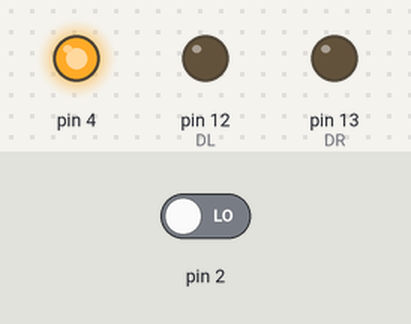
The sketch below on a simulated Arduino Uno, built with avr-gcc and run on an emulated ATmega328P. Parts: output pins drawn as LEDs (lit = HIGH). The test bench sets the inputs (shaded band); at power-on: pin 2 LOW. What the sketch prints to the serial monitor is not drawn.

Above: at 0.1 s.
At 1.4 s:
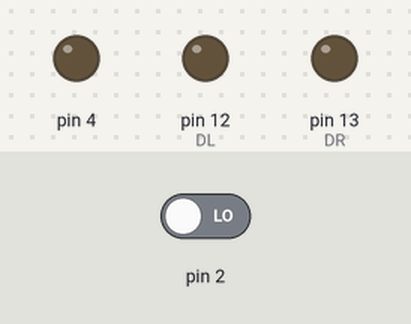
Timing chart, 0 to 2.9 s (numbered marks = the images above):
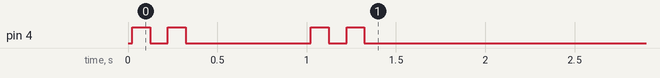

The sketch:

star_kat_v-3_1.ino
```cpp
#define SR     11
#define DR     13
#define SL     10
#define DL     12

int e1 = 0;
int e2 = 0;
int k  = 0;
int e  = 0;

byte mas[9] = {0, 0, 0, 0, 0, 0, 0, 0, 0};  // штрих-код (первые цифрры координата в двоич сс, последние две цифрры координата в дес сс)
int i = 0;
int a = 0;
int c = 0;
byte b = 0;  // откуда виртуально приехал робот
byte x = 1;  // x вирт местоположение
byte y = 3;  // y вирт местоположение
int ml = 0;
int mr = 0;
int mv = 0;
/*
byte pr[9][7] {               // "пробки"
  // начало в 0;0 - y;x !!!
  {1, 1, 1, 1, 1, 1, 1},      // 1   - 0
  {1, 1, 1, 1, 1, 1, 1},      // 1^2 - 1
  {1, 1, 1, 1, 1, 1, 1},      // 2   - 2
  {1, 1, 1, 1, 1, 1, 1},      // 2^3 - 3
  {1, 1, 1, 1, 1, 1, 1},      // 3   - 4  -----
  {1, 1, 1, 1, 1, 1, 1},      // 3^4 - 5
  {1, 1, 1, 1, 1, 1, 1},      // 4   - 6
  {1, 1, 1, 1, 1, 1, 1},      // 4^5 - 7
  {1, 1, 1, 1, 1, 1, 1},      // 5   - 8
// |  |  |  |  |  |  |
// 0  1  2  3  4  5  6
};*/
byte pr[9][7] {               // "пробки"
  // начало в 0;0 - y;x !!!
  {1, 15, 1, 1, 1, 1, 1},      // 1   - 0
  {1, 1, 30, 1, 1, 1, 1},      // 1^2 - 1
  {1, 31, 1, 1, 20, 1, 1},      // 2   - 2
  {1, 1, 17, 41, 1, 1, 1},      // 2^3 - 3
  {20, 1, 1, 31, 1, 31, 1},      // 3   - 4  -----
  {1, 1, 1, 1, 1, 1, 1},      // 3^4 - 5
  {1, 20, 1, 1, 23, 1, 1},      // 4   - 6
  {1, 1, 19, 1, 1, 1, 1},      // 4^5 - 7
  {2, 1, 18, 24, 1, 32, 1},      // 5   - 8
// |  |  |  |  |  |  |
// 0  1  2  3  4  5  6
};
byte ms[50]   = {0, 0, 0, 0, 0, 0, 0, 0, 0, 0, 0, 0, 0, 0, 0, 0, 0, 0, 0, 0, 0, 0, 0, 0, 0, 0, 0, 0, 0, 0, 0, 0, 0, 0, 0, 0, 0, 0, 0, 0, 0, 0, 0, 0, 0, 0, 0, 0, 0, 0};
// "ключ" пути обратно
byte ms_2[50] = {0, 0, 0, 0, 0, 0, 0, 0, 0, 0, 0, 0, 0, 0, 0, 0, 0, 0, 0, 0, 0, 0, 0, 0, 0, 0, 0, 0, 0, 0, 0, 0, 0, 0, 0, 0, 0, 0, 0, 0, 0, 0, 0, 0, 0, 0, 0, 0, 0, 0};
// "ключ" пути туда

int i1 = 0;
int i2 = 0;

// mas[7] = x
// mas[8] = y

void setup()      {
  pinMode(DL, OUTPUT);
  pinMode(DR, OUTPUT);
  pinMode(4, OUTPUT);
  Serial.begin (112500);
  test2();
  //------------------------------------------------------------------------------
  while ((digitalRead(2)) == 1) { delay(10); }
  ZUM();
  //test();
  delay (600);
  /*
  linia();
  linia();
  linia();
  linia();
  L();
  L();
  linia();
  linia();
  */
  //linia();
  //test();
  //start();
  ZUM();
}

void loop()       {
  /*Serial.print (analogRead(A1));
  Serial.print ("---");
  Serial.println (analogRead(A2));
  delay(100);
  ekonder();
  digitalWrite(DL, HIGH );
  analogWrite(SL, 255);
  digitalWrite(DR, HIGH );
  analogWrite(SR, 255);
  */
}

void test()       {
  //linia();
  strich_cod();
  /*digitalWrite(DL, HIGH );
  analogWrite(SL, 65);
  digitalWrite(DR, HIGH );
  analogWrite(SP, 65);*/
  Serial.println (mas[0]);
  Serial.println (mas[1]);
  Serial.println (mas[2]);
  Serial.println (mas[3]);
  Serial.println (mas[4]);
  Serial.println (mas[5]);
  Serial.println (mas[6]);
  Serial.println ("---");
  Serial.println (mas[7]);
  Serial.println (mas[8]);
  Serial.println ("---");
  if ((mas[7]==6) && (mas[8]==1)) { ZUM(); }
}

void test2()      {
  Serial.println("TEST:");
  mas[7] = 6;  // x
  mas[8] = 1;  // y
  navigator();
  Serial.println("NAVIGATOR_COMPLETE");
  Serial.println("ms:");
  while ((i < 50) && (ms[i] > 0)) {
    Serial.print(ms[i]);
    i++;
  }
  i = 0;
  Serial.println("");
  Serial.println("ms_2:");
  while ((i < 50) && (ms_2[i] > 0)) {
    Serial.print(ms_2[i]);
    i++;
  }
  Serial.println("");
  Serial.println("TEST_COMPLETE");
}

void start()      {
  strich_cod();
  linia();
  navigator();
  a = 0;
  i = 0;
  while (a == 0) {
    if (ms_2[i] == 0) { a = 1;   }
    if (ms_2[i] == 1) { linia(); }
    if (ms_2[i] == 2) { L();     }
    if (ms_2[i] == 3) { R();     }
    i++;
  }
  i = 0;
  a = 0;
  L();
  L();
  ZUM();
  delay(1500);
  ZUM();
  while (a == 0) {
    if (ms[i] == 0) { a = 1;   }
    if (ms[i] == 1) { linia(); }
    if (ms[i] == 2) { L();     }
    if (ms[i] == 3) { R();     }
    i++;
  }
  i = 0;
  a = 0;
  linia();
  cod();
}

void navigator()  {
  //mas[7] = x;
  //mas[8] = y;
  x = mas[7] - 1;
  y = mas[8];
  while (i < 50) {
    if ((x == 0) && (y == 3)) {
      i = 55;  //  добрался
    }
    else {
      if (y == 3) { D_V();   }  // вперед
      if (y == 2) { D_R_1(); }  // вправо 1
      if (y == 1) { D_R_2(); }  // вправо 2
      if (y == 4) { D_L_1(); }  // влево 1
      if (y == 5) { D_L_2(); }  // влево 2
    }
    Serial.print("processed...");
    Serial.println(i);
  }
  Serial.println("ms_COMPLETE");
  Serial.println("ms2_OPERATING");
  //-----------------------------------------
  i = 49;
  a = 0;
  while (i  >=   0) {
    if (ms[i] == 1) { ms_2[a] = 1;  }
    if (ms[i] == 2) { ms_2[a] = 3;  }
    if (ms[i] == 3) { ms_2[a] = 2;  }
    if (ms[i] == 0) { } else { a++; }
    i--;
  }
  i = 0;
  a = 0;
  Serial.println("ms2_COMPLETE");
  Serial.println("navigator_COMPLETE");
}

void D_V()        {
  if (x == 1) {
    mv = pr[4][0];
  }
  else {
    mv = pr[4][x-1] + pr[4][x-2];
    if (mv > pr[4][x-1] + pr[3][x-1] + pr[2][x-2])              { mv = pr[4][x-1] + pr[3][x-1] + pr[2][x-2]; }
    if (mv > pr[4][x-1] + pr[3][x-1] + pr[1][x-1] + pr[0][x-2]) { mv = pr[4][x-1] + pr[3][x-1] + pr[1][x-1] + pr[0][x-2]; }
    if (mv > pr[4][x-1] + pr[5][x-1] + pr[6][x-2])              { mv = pr[4][x-1] + pr[5][x-1] + pr[6][x-2]; }
    if (mv > pr[4][x-1] + pr[5][x-1] + pr[7][x-1] + pr[8][x-2]) { mv = pr[4][x-1] + pr[5][x-1] + pr[7][x-1] + pr[8][x-2]; }
  }
  if (x == 1) {
    if ((pr[3][x] + pr[2][x-1] + pr[3][x-1]) <= (pr[3][x] + pr[1][x] + pr[0][x-1] + pr[1][x-1] + pr[3][x-1])) {
      mr = pr[3][x] + pr[2][x-1] + pr[3][x-1];
    }
    else {
      mr = pr[3][x] + pr[1][x] + pr[0][x-1] + pr[1][x-1] + pr[3][x-1];
    }
  }
  else {
    mr = (pr[3][x] + pr[2][x-1] + pr[3][x-1]);
    if (mr > (pr[3][x] + pr[2][x-1] + pr[2][x-2]))                         { mr = pr[3][x] + pr[2][x-1] + pr[2][x-2]; }
    if (mr > (pr[3][x] + pr[2][x-1] + pr[1][x-1] + pr[0][x-2]))            { mr = pr[3][x] + pr[2][x-1] + pr[1][x-1] + pr[0][x-2]; }
    if (mr > (pr[3][x] + pr[1][x] + pr[0][x-1] + pr[0][x-2]))              { mr = pr[3][x] + pr[1][x] + pr[0][x-1] + pr[0][x-2]; }
    if (mr > (pr[3][x] + pr[1][x] + pr[0][x-1] + pr[1][x-1] + pr[2][x-2])) { mr = pr[3][x] + pr[1][x] + pr[0][x-1] + pr[1][x-1] + pr[2][x-2]; }
  }
  if (x == 1) {
    if ((pr[5][x] + pr[6][x-1] + pr[5][x-1]) <= (pr[5][x] + pr[7][x] + pr[8][x-1] + pr[7][x-1] + pr[5][x-1])) {
      ml = pr[5][x] + pr[6][x-1] + pr[5][x-1];
    }
    else {
      ml = pr[5][x] + pr[7][x] + pr[8][x-1] + pr[7][x-1] + pr[5][x-1];
    }
  }
  else {
    ml = (pr[5][x] + pr[6][x-1] + pr[5][x-1]);
    if (ml > (pr[5][x] + pr[6][x-1] + pr[6][x-2]))                         { ml = pr[5][x] + pr[6][x-1] + pr[6][x-2]; }
    if (ml > (pr[5][x] + pr[6][x-1] + pr[7][x-1] + pr[8][x-2]))            { ml = pr[5][x] + pr[6][x-1] + pr[7][x-1] + pr[8][x-2]; }
    if (ml > (pr[5][x] + pr[7][x] + pr[8][x-1] + pr[8][x-2]))              { ml = pr[5][x] + pr[7][x] + pr[8][x-1] + pr[8][x-2]; }
    if (ml > (pr[5][x] + pr[7][x] + pr[8][x-1] + pr[7][x-1] + pr[6][x-2])) { ml = pr[5][x] + pr[7][x] + pr[8][x-1] + pr[7][x-1] + pr[6][x-2]; }
  }
  if ((!(b == 4)) && (mv <= ml) && (mv <= mr)) { v(); }
  else {
    if ((!(b == 3)) && (ml <= mr)) { l(); }
    else { r(); }
  }
}

void D_R_1()      {
  if (x == 0) {
    if (pr[3][0] <= (pr[2][0] + pr[3][1] + pr[4][0])) { l(); }
    else { n(); }
  }
  else {
    if (x == 1) {
      mv = pr[2][0] + pr[3][0];
      ml = pr[3][1] + pr[4][0];
      if (ml > (pr[3][1] + pr[5][1] + pr[6][0] + pr[5][0])) { ml = pr[3][1] + pr[5][1] + pr[6][0] + pr[5][0]; }
      mr = pr[1][1] + pr[0][0] + pr[1][0] + pr[3][0];
    }
    else {
      mv = pr[2][x-1] + pr[2][x-2];
      if (mv > (pr[2][x-1] + pr[1][x] + pr[0][x-2])) { mv = pr[2][x-1] + pr[1][x] + pr[0][x-2]; }
      if (mv > (pr[2][x-1] + pr[3][x] + pr[4][x-2])) { mv = pr[2][x-1] + pr[3][x] + pr[4][x-2]; }
      ml = pr[3][x] + pr[4][x-1] + pr[3][x-1];
      if (ml > (pr[3][x] + pr[4][x-1] + pr[4][x-2]))          { ml = pr[3][x] + pr[4][x-1] + pr[4][x-2];}
      if (ml > (pr[3][x] + pr[5][x] + pr[6][x-1]))            { ml = pr[3][x] + pr[5][x] + pr[6][x-1];}
      if (ml > (pr[3][x] + pr[5][x] + pr[7][x] + pr[8][x-1])) { ml = pr[3][x] + pr[5][x] + pr[7][x] + pr[8][x-1];}
      mr = pr[1][x] + pr[0][x-1] + pr[0][x-2];
      if (mr > (pr[1][x] + pr[0][x-1] + pr[1][x-1])) { mr = pr[1][x] + pr[0][x-1] + pr[1][x-1]; }
    }
    if ((!(b == 3)) && (ml <= mv) && (ml <= mr)) { l(); }
    else {
      if ((!(b == 4)) && (mv <= mr)) { v(); }
      else { r(); }
    }
  }
}

void D_R_2()      {
  if (x == 0) {
    ml = pr[1][0] + pr[3][0];
    if (ml > (pr[1][0] + pr[2][0] + pr[3][1] + pr[4][0])) { ml = pr[1][0] + pr[2][0] + pr[3][1] + pr[4][0]; }
    if ((ml <= (pr[0][0] + pr[1][1] + pr[3][1] + pr[4][0])) && (ml <= (pr[0][0] + pr[1][1] + pr[2][0] + pr[3][0]))) { l(); }
    else { n(); }
  }
  else {
    if (x == 1) {
      ml = pr[1][1] + pr[3][1] + pr[4][0];
      if (ml > (pr[1][1] + pr[2][0] + pr[3][0]))                                             { ml = pr[1][1] + pr[2][0] + pr[3][0]; }
      if (ml > (pr[1][1] + pr[3][1] + pr[5][1] + pr[6][0] + pr[5][0]))                       { ml = pr[1][1] + pr[3][1] + pr[5][1] + pr[6][0] + pr[5][0]; }
      if (ml > (pr[1][1] + pr[3][1] + pr[5][1] + pr[7][1] + pr[8][0] + pr[7][0] + pr[5][0])) { ml = pr[1][1] + pr[3][1] + pr[5][1] + pr[7][1] + pr[8][0] + pr[7][0] + pr[5][0]; }
      mv = pr[0][0] + pr[1][0] + pr[3][0];
      if (mv > (pr[0][0] + pr[1][0] + pr[2][0] + pr[3][1] + pr[4][0])) { mv = pr[0][0] + pr[1][0] + pr[2][0] + pr[3][1] + pr[4][0]; }
    }
    else {
      mv = pr[0][x-1] + pr[0][x-2] + pr[1][x-2];
      if (mv > (pr[0][x-1] + pr[1][x-1] + pr[2][x-2])) { mv = pr[0][x-1] + pr[1][x-1] + pr[2][x-2]; }
      if (mv > (pr[0][x-1] + pr[1][x-1] + pr[3][x-1])) { mv = pr[0][x-1] + pr[1][x-1] + pr[3][x-1]; }
      ml = pr[1][x] + pr[3][x] + pr[4][x-1];
      if (ml > (pr[1][x] + pr[3][x] + pr[4][x-1]))            { ml = pr[1][x] + pr[3][x] + pr[4][x-1]; }
      if (ml > (pr[1][x] + pr[2][x-1] + pr[3][x-1]))          { ml = pr[1][x] + pr[2][x-1] + pr[3][x-1]; }
      if (ml > (pr[1][x] + pr[3][x] + pr[5][x] + pr[6][x-1])) { ml = pr[1][x] + pr[3][x] + pr[5][x] + pr[6][x-1]; }
    }
    if ((!(b == 3)) && (ml <= mv)) { l(); }
    else { v(); }
  }
}

void D_L_1()      {
  if (x == 0) {
    if (pr[5][0] <= (pr[6][0] + pr[5][1] + pr[4][0])) { r(); }
    else { n(); }
  }
  else {
    if (x == 1) {
      mv = pr[6][0] + pr[5][0];
      mr = pr[3][1] + pr[4][0];
      if (mr > (pr[5][1] + pr[3][1] + pr[2][0] + pr[3][0])) { mr = pr[5][1] + pr[3][1] + pr[2][0] + pr[3][0]; }
      ml = pr[7][1] + pr[8][0] + pr[7][0] + pr[5][0];
    }
    else {
      mv = pr[6][x-1] + pr[6][x-2];
      if (mv > (pr[6][x-1] + pr[7][x] + pr[8][x-2])) { mv = pr[6][x-1] + pr[7][x] + pr[8][x-2]; }
      if (mv > (pr[6][x-1] + pr[5][x] + pr[4][x-2])) { mv = pr[6][x-1] + pr[5][x] + pr[4][x-2]; }
      mr = pr[5][x] + pr[4][x-1] + pr[5][x-1];
      if (mr > (pr[5][x] + pr[4][x-1] + pr[4][x-2]))          { mr = pr[5][x] + pr[4][x-1] + pr[4][x-2];}
      if (mr > (pr[5][x] + pr[3][x] + pr[2][x-1]))            { mr = pr[5][x] + pr[3][x] + pr[2][x-1];}
      if (mr > (pr[5][x] + pr[3][x] + pr[1][x] + pr[0][x-1])) { mr = pr[5][x] + pr[3][x] + pr[1][x] + pr[0][x-1];}
      ml = pr[7][x] + pr[8][x-1] + pr[8][x-2];
      if (ml > (pr[7][x] + pr[8][x-1] + pr[7][x-1])) { mr = pr[7][x] + pr[8][x-1] + pr[7][x-1]; }
    }
    if ((!(b == 2)) && (mr <= mv) && (mr <= ml)) { r(); }
    else {
      if ((!(b == 4)) && (mv <= ml)) { v(); }
      else { l(); }
    }
  }
}

void D_L_2()      {
  if (x == 0) {
    mr = pr[7][0] + pr[5][0];
    if (mr > (pr[7][0] + pr[6][0] + pr[5][1] + pr[4][0])) { mr = pr[7][0] + pr[6][0] + pr[5][1] + pr[4][0]; }
    if ((mr <= (pr[8][0] + pr[7][1] + pr[5][1] + pr[4][0])) && (mr <= (pr[8][0] + pr[7][1] + pr[6][0] + pr[5][0]))) { r(); }
    else { n(); }
  }
  else {
    if (x == 1) {
      mr = pr[7][1] + pr[5][1] + pr[4][0];
      if (mr > (pr[7][1] + pr[6][0] + pr[5][0]))                                             { mr = pr[7][1] + pr[6][0] + pr[5][0]; }
      if (mr > (pr[7][1] + pr[5][1] + pr[3][1] + pr[2][0] + pr[3][0]))                       { mr = pr[7][1] + pr[5][1] + pr[3][1] + pr[2][0] + pr[3][0]; }
      if (mr > (pr[7][1] + pr[5][1] + pr[3][1] + pr[1][1] + pr[0][0] + pr[1][0] + pr[3][0])) { mr = pr[7][1] + pr[5][1] + pr[3][1] + pr[1][1] + pr[0][0] + pr[1][0] + pr[3][0]; }
      mv = pr[8][0] + pr[7][0] + pr[5][0];
      if (mv > (pr[8][0] + pr[7][0] + pr[6][0] + pr[5][1] + pr[4][0])) { mv = pr[8][0] + pr[7][0] + pr[6][0] + pr[5][1] + pr[4][0]; }
    }
    else {
      mv = pr[8][x-1] + pr[8][x-2] + pr[7][x-2];
      if (mv > (pr[8][x-1] + pr[7][x-1] + pr[6][x-2])) { mv = pr[8][x-1] + pr[7][x-1] + pr[6][x-2]; }
      if (mv > (pr[8][x-1] + pr[7][x-1] + pr[5][x-1])) { mv = pr[8][x-1] + pr[7][x-1] + pr[5][x-1]; }
      mr = pr[7][x] + pr[5][x] + pr[4][x-1];
      if (mr > (pr[7][x] + pr[5][x] + pr[4][x-1]))            { mr = pr[7][x] + pr[5][x] + pr[4][x-1]; }
      if (mr > (pr[7][x] + pr[6][x-1] + pr[5][x-1]))          { mr = pr[7][x] + pr[6][x-1] + pr[5][x-1]; }
      if (mr > (pr[7][x] + pr[5][x] + pr[3][x] + pr[2][x-1])) { mr = pr[7][x] + pr[5][x] + pr[3][x] + pr[2][x-1]; }
    }
    if ((!(b == 2)) && (mr <= mv)) { r(); }
    else { v(); }
  }
}

/*    пусто
void D_V()        {
  if ((!(b == 4)) && (((pr[4][x-1] <= (pr[3][x] + pr[2][x-1] + pr[3][x-1])) || (pr[3][x] + pr[1][x] + pr[0][x-1] + pr[1][x-1] + pr[3][x-1])) || ((x > 1) && ( (pr[4][x-1] <= (pr[3][x] + pr[2][x-1] + pr[3][x-1])) || (pr[4][x-1] <= (pr[3][x] + pr[2][x-1] + pr[2][x-2])) || (pr[4][x-1] <= (pr[3][x] + pr[2][x-1] + pr[1][x-1] + pr[0][x-2])) || (pr[4][x-1] <= (pr[3][x] + pr[1][x] + pr[0][x-1] + pr[0][x-2])) || (pr[4][x-1] <= (pr[3][x] + pr[1][x] + pr[0][x-1] + pr[1][x-1] + pr[2][x-2])))) || ((pr[4][x-1] <= (pr[5][x] + pr[6][x-1] + pr[5][x-1])) || (pr[5][x] + pr[7][x] + pr[8][x-1] + pr[7][x-1] + pr[5][x-1])) || ((x > 1) && ( (pr[4][x-1] <= (pr[5][x] + pr[6][x-1] + pr[5][x-1])) || (pr[4][x-1] <= (pr[5][x] + pr[6][x-1] + pr[6][x-2])) || (pr[4][x-1] <= (pr[5][x] + pr[6][x-1] + pr[7][x-1] + pr[8][x-2])) || (pr[4][x-1] <= (pr[5][x] + pr[7][x] + pr[8][x-1] + pr[8][x-2])) || (pr[4][x-1] <= (pr[5][x] + pr[7][x] + pr[8][x-1] + pr[7][x-1] + pr[6][x-2])))))) { v(); }
  else {
    if ((!(b == 3)) && ()) { l(); }
    else {
      if ((!(b == 2)) && ()) { r(); }
      else { n(); }
    }
  }
}

void D_R_1()      {
  if ((!(b == 3)) && ()) { l(); }
  else {
    if ((!(b == 4)) && ()) { v(); }
    else {
      if ((!(b == 2)) && ()) { r(); }
      else { n(); }
    }
  }
}

void D_R_2()      {
  if ((!(b == 3)) && ()) { l(); }
  else {
    if ((!(b == 4)) && ()) { v(); }
    else { n(); }
  }
}

void D_L_1()      {
  if ((!(b == 2)) && ()) { r(); }
  else {
    if ((!(b == 4)) && ()) { v(); }
    else {
      if ((!(b == 3)) && ()) { l(); }
      else { n(); }
    }
  }
}

void D_L_2()      {
  if ((!(b == 2)) && ()) { r(); }
  else {
    if ((!(b == 4)) && ()) { v(); }
    else { n(); }
  }
}
*/

/*    копия (оригинал)
void D_V()        {
  if ((!(b == 4)) && (((x == 1) && (pr[4][0] == 1)) || ((x > 1) && (pr[4][x-1] == 1) && ((pr[4][x-2] == 1) || (pr[3][x-1]) || (pr[5][x-1]))))) { v(); }
  else {
    if ((!(b == 3)) && ((pr[5][x] == 1) && ((pr[6][x-1] == 1) || (pr[6][x] == 1) || (pr[7][x])))) { l(); }
    else {
      if ((!(b == 2)) && (((pr[3][x] == 1) && ((pr[2][x-1] == 1) || (pr[2][x] == 1) || (pr[1][x]))))) { r(); }
      else { n(); }
    }
  }
}

void D_R_1()      {
  if ((!(b == 3)) && (((pr[3][x] == 1) && (x == 0)) || ((x > 0) && (pr[3][x] == 1) && ((pr[4][x-1] == 1) || (pr[4][x] == 1) || (pr[5][x] == 1))))) { l(); }
  else {
    if ((!(b == 4)) && ((x > 0) && (pr[2][x-1] == 1) && (((x > 1) && ((pr[3][x-1] == 1) || (pr[1][x-1] == 1) || (pr[2][x-2] == 1))) || ((x == 1) && ((pr[3][0] == 1) || (pr[1][0] == 1)))))) { v(); }
    else {
      if ((!(b == 2)) && ((pr[1][x] == 1) && (((x > 0) && (pr[0][x-1] == 1)) || (pr[0][x] == 1)))) { r(); }
      else { n(); }
    }
  }
}

void D_R_2()      {
  if ((!(b == 3)) && (((pr[1][0] == 1) && (x == 0) && ((pr[3][0] == 1) || (pr[2][0] == 1))) || ((x > 0) && (pr[1][x] == 1) && ((pr[2][x-1] == 1) || (pr[2][x] == 1) || (pr[3][x] == 1)))))  { l(); }
  else {
    if ((!(b == 4)) && ((x > 0) && (pr[0][x-1] == 1) && ((pr[1][x-1] == 1) || ((pr[0][x-2] == 1) && (x > 1))))) { v(); }
    else {
      n();
    }
  }
}

void D_L_1()      {
  if ((!(b == 2)) && (((pr[5][0] == 1) && (x == 0)) || ((x > 0) && (pr[5][x] == 1) && ((pr[4][x-1] == 1) || (pr[4][x] == 1) || (pr[3][x] == 1))))) { r(); }
  else {
    if ((!(b == 4)) && ((x > 0) && (pr[6][x-1] == 1) && (((x > 1) && ((pr[5][x-1] == 1) || (pr[7][x-1] == 1) || (pr[6][x-2] == 1))) || ((x == 1) && ((pr[5][0] == 1) || (pr[7][0] == 1)))))) { v(); }
    else {
      if ((!(b == 3)) && ((pr[7][x] == 1) && (((x > 0) && (pr[8][x-1] == 1)) || (pr[8][x] == 1)))) { l(); }
      else { n(); }
    }
  }
}

void D_L_2()      {
  if ((!(b == 2)) && (((pr[7][0] == 1) && (x == 0) && ((pr[5][0] == 1) || (pr[6][0] == 1))) || ((x > 0) && (pr[7][x] == 1) && ((pr[6][x-1] == 1) || (pr[6][x] == 1) || (pr[5][x] == 1)))))  { r(); }
  else {
    if ((!(b == 4)) && ((x > 0) && (pr[8][x-1] == 1) && ((pr[7][x-1] == 1) || ((pr[8][x-2] == 1) && (x > 1))))) { v(); }
    else {
      n();
    }
  }
}
*/

void cod()        {
  digitalWrite(DL, HIGH );
  analogWrite(SL, 180);
  digitalWrite(DR, HIGH );
  analogWrite(SR, 255);
  i = 10;
  a = 7;
  while (a > 0) {
    a--;
    if (mas[a] == 1) { a = 0; }
    else { i--; }
  }
  e = 0;
  a = 0;
  while (i*k >= e) {
    ekonder();
  }
  ZUM();
  delay(3000);
  digitalWrite(DL, HIGH );
  analogWrite(SL, 0);
  digitalWrite(DR, HIGH );
  analogWrite(SR, 0);
}

void v()          {
  ms[i] = 1; i++;
  b = 1;
  x--;
}

void l()          {
  ms[i] = 2; i++;
  ms[i] = 1; i++;
  ms[i] = 3; i++;
  b = 2;
  y++;
}

void r()          {
  ms[i] = 3; i++;
  ms[i] = 1; i++;
  ms[i] = 2; i++;
  b = 3;
  y--;
}

void n()          {
  ms[i] = 2; i++;
  ms[i] = 2; i++;
  ms[i] = 1; i++;
  ms[i] = 2; i++;
  ms[i] = 2; i++;
  b = 4;
  x++;
}

void L()          {
  digitalWrite(DL, LOW );
  analogWrite(SL, 255);
  digitalWrite(DR, HIGH );
  analogWrite(SR, 255);
  delay(200);
  while ((analogRead(A1)) < 900) { }
  while ((analogRead(A1)) > 900) { }
  while ((analogRead(A1)) < 900) { }
  digitalWrite(DL, HIGH );
  analogWrite(SL, 0);
  digitalWrite(DR, HIGH );
  analogWrite(SR, 0);
}

void R()          {
  digitalWrite(DL, HIGH );
  analogWrite(SL, 255);
  digitalWrite(DR, LOW );
  analogWrite(SR, 255);
  delay(200);
  while ((analogRead(A2)) < 900) { }
  while ((analogRead(A2)) > 900) { }
  while ((analogRead(A2)) < 900) { }
  digitalWrite(DL, HIGH );
  analogWrite(SL, 0);
  digitalWrite(DR, HIGH );
  analogWrite(SR, 0);
}

void ZUM()        {
  digitalWrite (4, HIGH);
  delay (100);
  digitalWrite (4, LOW);
  delay (100);
  digitalWrite (4, HIGH);
  delay (100);
  digitalWrite (4, LOW);
  delay (100);
}

void linia()      {
  linia2();
  while ((i1 > 900) || (i2 > 900)) {
    linia2();
  }
  while (c < 1000) {
    linia2();
    c++;
    delay(1);
  }
  c = 0;
  digitalWrite(DL, HIGH );
  analogWrite(SL, 0);
  digitalWrite(DR, HIGH );
  analogWrite(SR, 0);
  i1 = 0;
  i2 = 0;
}

void linia2()     {
  i1 = analogRead(A1);
  i2 = analogRead(A2);
  if ((i1 < 900) && (i2 < 900)) {
    digitalWrite(DL, HIGH );
    analogWrite(SL, 200);
    digitalWrite(DR, HIGH );
    analogWrite(SR, 255);
  }
  if ((i1 > 900) && (i2 > 900)) {
    digitalWrite(DL, HIGH );
    analogWrite(SL, 200);
    digitalWrite(DR, HIGH );
    analogWrite(SR, 255);
  }
  if ((i1 < 900) && (i2 > 900)) {
    digitalWrite(DL, LOW );
    analogWrite(SL, 255);
    digitalWrite(DR, HIGH );
    analogWrite(SR, 255);
  }
  if ((i1 > 900) && (i2 < 900)) {
    digitalWrite(DL, HIGH );
    analogWrite(SL, 255);
    digitalWrite(DR, LOW );
    analogWrite(SR, 255);
  }
}

void strich_cod() {
  linia2();
  while ((i1 > 800) || (i2 > 800)) {
    linia2();
  }
  i1 = 0;
  i2 = 0;
  digitalWrite(DL, HIGH );
  analogWrite(SL, 255);
  digitalWrite(DR, HIGH );
  analogWrite(SR, 255);
  e = 0;
  while ((analogRead(A1)) < 800) {
    ekonder();
  }
  k = e;
  e = 0;
  while (e <= k/2) { ekonder(); }
  e = 0;
  //e1 = 0;
  //e2 = 0;
  //i = 0;
  while (i <= 8) {
    ekonder();
    if (e >= k) { i++; e = 0; i1 = analogRead(A1); i2 = 1; }
    if ((i >= 2) && (i1 < 700) && (i2 == 1)) { mas[i-2] = 1; i2 = 0; }
  }
  i1 = 0;
  i2 = 0;
  i = 0;
  delay(500);
  digitalWrite(DL, HIGH );
  analogWrite(SL, 0);
  digitalWrite(DR, HIGH );
  analogWrite(SR, 0);
  // черная линия, а потом 7-бит
  // проехать вперед и считать код, записать в массив mas[]
  i = (mas[6]*64)+(mas[5]*32)+(mas[4]*16)+(mas[3]*8)+(mas[2]*4)+(mas[1]*2)+mas[0];
  while (i >= 10) {
    i = i - 10;
    mas[7]++;
  }
  mas[8] = i;
  i = 0;
  if ((mas[7]==3) && (mas[8]==4)) { ZUM(); }
  //mas[7] = x;
  //mas[8] = y;
}

void strich_cod2(){
  linia2();
  while ((i1 > 800) || (i2 > 800)) {
    linia2();
  }
  i1 = 0;
  i2 = 0;
  digitalWrite(DL, HIGH );
  analogWrite(SL, 255);
  digitalWrite(DR, HIGH );
  analogWrite(SR, 255);
  while (e <= 8) { ekonder(); }
  e = 0;
  //e1 = 0;
  //e2 = 0;
  //i = 0;
  while (i <= 9) {
    ekonder();
    if (e >= 18) { i++; e = 0; i1 = analogRead(A1); i2 = 1; }
    if ((i >= 3) && (i1 < 700) && (i2 == 1)) { mas[i-3] = 1; i2 = 0; }
  }
  i1 = 0;
  i2 = 0;
  i = 0;
  //delay(500);
  digitalWrite(DL, HIGH );
  analogWrite(SL, 0);
  digitalWrite(DR, HIGH );
  analogWrite(SR, 0);
  // черная линия, а потом 7-бит
  // проехать вперед и считать код, записать в массив mas[]
  i = (mas[6]*64)+(mas[5]*32)+(mas[4]*16)+(mas[3]*8)+(mas[2]*4)+(mas[1]*2)+mas[0];
  while (i >= 10) {
    i = i - 10;
    mas[7]++;
  }
  mas[8] = i;
  i = 0;
  //mas[7] = x;
  //mas[8] = y;
}

void ekonder()    {
  if (((analogRead(A5)) > 1000) && (e1 == 0)) {
    e++;
    e1++;
  }
  if (((analogRead(A5)) < 1000) && (e1 == 1)) {
    e1--;
  }
  if (((analogRead(A4)) > 1000) && (e2 == 0)) {
    e++;
    e2++;
  }
  if (((analogRead(A4)) < 1000) && (e2 == 1)) {
    e2--;
  }
  //Serial.println(e);
}
```
